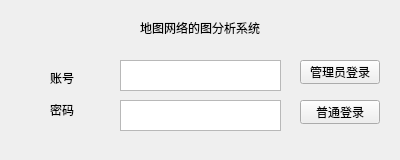
<?xml version="1.0" encoding="UTF-8"?>
<ui version="4.0">
 <class>entrance</class>
 <widget class="QWidget" name="entrance">
  <property name="geometry">
   <rect>
    <x>0</x>
    <y>0</y>
    <width>400</width>
    <height>160</height>
   </rect>
  </property>
  <property name="windowTitle">
   <string>Form</string>
  </property>
  <widget class="QTextEdit" name="usernameText">
   <property name="geometry">
    <rect>
     <x>120</x>
     <y>60</y>
     <width>161</width>
     <height>31</height>
    </rect>
   </property>
  </widget>
  <widget class="QTextEdit" name="passwordText">
   <property name="geometry">
    <rect>
     <x>120</x>
     <y>100</y>
     <width>161</width>
     <height>31</height>
    </rect>
   </property>
  </widget>
  <widget class="QLabel" name="label">
   <property name="geometry">
    <rect>
     <x>50</x>
     <y>70</y>
     <width>54</width>
     <height>16</height>
    </rect>
   </property>
   <property name="text">
    <string>账号</string>
   </property>
  </widget>
  <widget class="QLabel" name="label_2">
   <property name="geometry">
    <rect>
     <x>50</x>
     <y>100</y>
     <width>51</width>
     <height>20</height>
    </rect>
   </property>
   <property name="text">
    <string>密码</string>
   </property>
  </widget>
  <widget class="QLabel" name="label_3">
   <property name="geometry">
    <rect>
     <x>140</x>
     <y>20</y>
     <width>121</width>
     <height>16</height>
    </rect>
   </property>
   <property name="text">
    <string>地图网络的图分析系统</string>
   </property>
  </widget>
  <widget class="QPushButton" name="root">
   <property name="geometry">
    <rect>
     <x>300</x>
     <y>60</y>
     <width>80</width>
     <height>24</height>
    </rect>
   </property>
   <property name="text">
    <string>管理员登录</string>
   </property>
  </widget>
  <widget class="QPushButton" name="user">
   <property name="geometry">
    <rect>
     <x>300</x>
     <y>100</y>
     <width>80</width>
     <height>24</height>
    </rect>
   </property>
   <property name="text">
    <string>普通登录</string>
   </property>
  </widget>
 </widget>
 <resources/>
 <connections>
  <connection>
   <sender>root</sender>
   <signal>clicked()</signal>
   <receiver>usernameText</receiver>
   <slot>copy()</slot>
   <hints>
    <hint type="sourcelabel">
     <x>339</x>
     <y>71</y>
    </hint>
    <hint type="destinationlabel">
     <x>200</x>
     <y>75</y>
    </hint>
   </hints>
  </connection>
  <connection>
   <sender>root</sender>
   <signal>clicked()</signal>
   <receiver>passwordText</receiver>
   <slot>copy()</slot>
   <hints>
    <hint type="sourcelabel">
     <x>339</x>
     <y>71</y>
    </hint>
    <hint type="destinationlabel">
     <x>200</x>
     <y>115</y>
    </hint>
   </hints>
  </connection>
 </connections>
</ui>
